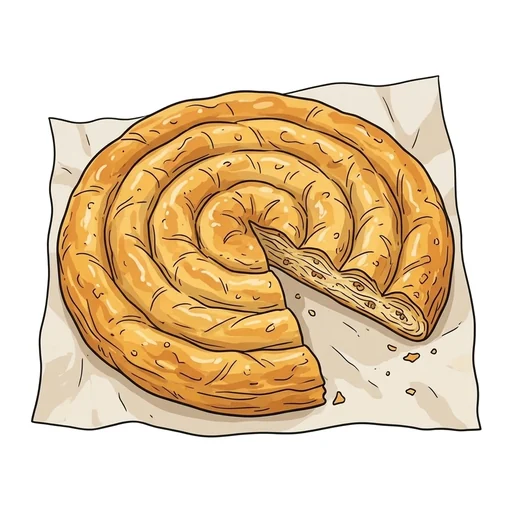
#> input picture slike-cisto/Burek.webp, 512 x 512 px, given as the content of the folder ../slike-cisto/Burek.webp, which was not available
$ python mrlje.py ../slike-cisto/Burek.webp ../slike-cisto/Fritule.webp
#> lines starting #> are read from the running program, lines starting #| are printed output that depends on the picture; after the words box and inside, x2 and y2 are one past the last pixel; in counts of white or black regions, pixels touching at a corner belong together; pictures that were not available may be replaced by others from this repository, and a replacement may not be noted
#> in main, im is the input picture: PIL image 512x512 RGB; mean R, G, B 230.6, 208.9, 179.3
"""Uklanja ravnu mrlju (plavu, smeđu…) iza ilustracije i ostavlja bijelu pozadinu.

Kako radi:
 1. bijela pozadina = sve što je gotovo bijelo i povezano s rubom slike
 2. boje mrlje = boje piksela koji dodiruju tu pozadinu, a nisu tamna linija
 3. mrlja = pikseli tih boja povezani s pozadinom (poplava od ruba prema unutra);
    ista boja UNUTAR predmeta ostaje, jer je od mrlje odvaja tamna linija
 4. rubni pikseli (mješavina mrlje i linije) se "operu" — mrlja u njima postaje bijela

Upotreba: python mrlje.py ULAZNA_MAPA IZLAZNA_MAPA [datoteka ...]
"""
import sys, os
import numpy as np
from PIL import Image
from scipy import ndimage as ndi
from skimage.color import rgb2lab


def ukloni(rgb, rupe_ok=False):
#> called with rupe_ok = False
    a = rgb.astype(np.float32)
    lab = rgb2lab(rgb)
#> lab: shape (512, 512, 3) float64; mean of channels 0, 1, 2 84.6, 4.9, 18.2
    L = lab[..., 0]
    h, w = L.shape
#> h = 512; w = 512

    # 1. bijela pozadina povezana s rubom
    bijelo = (L > 93) & (np.abs(lab[..., 1]) < 6) & (np.abs(lab[..., 2]) < 6)
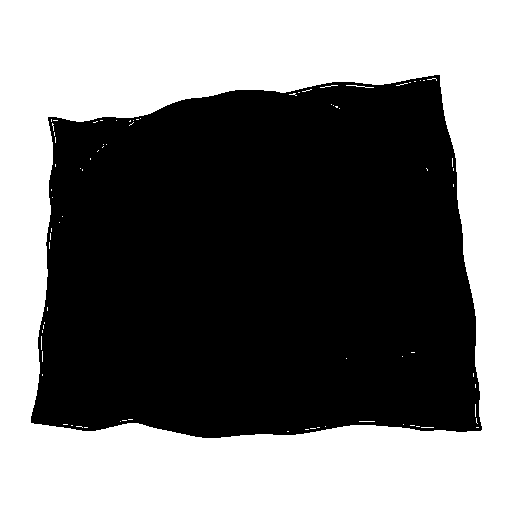
#> bijelo: shape (512, 512) bool; 46.7% white; 80 white regions (78 under 20 px), largest, box (x1, y1, x2, y2) and area: (0, 0, 512, 512) 121954, (346, 85, 374, 88) 29
    oznake, _ = ndi.label(bijelo)
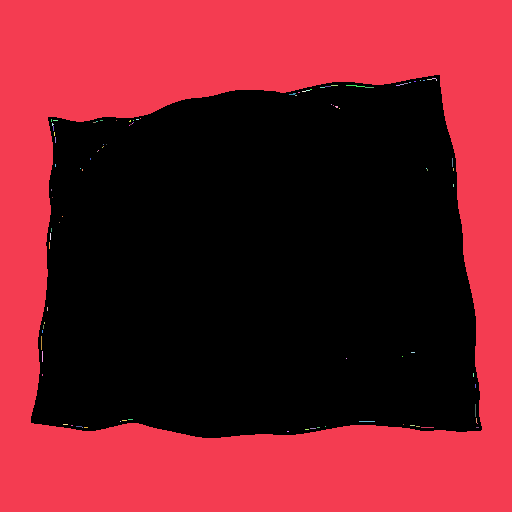
#> oznake: shape (512, 512) int32; 101 distinct labels, from 0 to 100; one colour per label, 0 black
    rub = np.unique(np.concatenate([oznake[0], oznake[-1], oznake[:, 0], oznake[:, -1]]))
#> rub = [1]
    rub = rub[rub > 0]
    pozadina = np.isin(oznake, rub)
#> pozadina: shape (512, 512) bool; 46.5% white; 1 white region, box (x1, y1, x2, y2) and area: (0, 0, 512, 512) 121954

    # 2. boje mrlje: pikseli uz pozadinu koji nisu tamni ni bijeli
    uz = ndi.binary_dilation(pozadina, iterations=3) & ~pozadina & ~bijelo & (L > 40)
#> uz: shape (512, 512) bool; 0.8% white in thin lines or dots, all inside (x1, y1, x2, y2) = (31, 75, 482, 438)
    if uz.sum() < 200:
        return rgb, 0.0
    uzorak = lab[uz]
#> uzorak = 2096 rows, first 8: [87.18, 0.498, 0.735], [73.81, 0.517, 0.76], [58, 0.544, 0.797], [42.08, 0.378, 1.41], [43.31, 0.376, 1.41], [91.42, 0.493, 0.727], [85.14, 0.834, 1.97], [76.09, 0.677, 2.52]
    # dominantne boje: grubo kvantiziranje u Lab i uzimanje najčešćih
    q = np.round(uzorak / np.array([6, 6, 6])).astype(int)
#> q = 2096 rows, first 8: [15, 0, 0], [12, 0, 0], [10, 0, 0], [7, 0, 0], [7, 0, 0], [15, 0, 0], [14, 0, 0], [13, 0, 0]
    kljucevi, broj = np.unique(q, axis=0, return_counts=True)
#> kljucevi = 59 rows, first 8: [7, 0, 0], [7, 0, 1], [7, 0, 2], [7, 0, 4], [7, 0, 5], [7, 1, 1], [7, 1, 4], [7, 1, 5]; broj = 59 values, max 147 at index 53, min 1 at index 3, mean 35.53
    red = np.argsort(-broj)
#> red = 59 values, max 58 at index 20, min 0 at index 16, mean 29
    paleta = []
    ukupno = broj.sum()
#> ukupno = 2096
    for i in red:
        if broj[i] < ukupno * 0.03:
            break
        paleta.append(kljucevi[i] * 6.0)
#> this loop made 17 passes
#> i on passes 1 to 12: 53, 50, 47, 42, 10, 54, 35, 41, 49, 19, 46, 27
#> after the loop, paleta = [[90, 0, 0], [84, 0, 6], [78, 0, 6], [72, 0, 6], [48, 0, 6], [90, 0, 6], [66, 0, 6], [72, 0, 0], [84, 0, 0], [54, 0, 6], [78, 0, 0], [60, 0, 6], [42, 0, 6], [60, 0, 0], [66, 0, 0], [54, 0, 0]]
    if not paleta:
        return rgb, 0.0
    paleta = np.array(paleta)
#> paleta = 16 rows, first 8: [90, 0, 0], [84, 0, 6], [78, 0, 6], [72, 0, 6], [48, 0, 6], [90, 0, 6], [66, 0, 6], [72, 0, 0]

    # 3. kandidati = blizu neke boje mrlje (ili bijeli); poplava od pozadine
    d = np.min(np.linalg.norm(lab[..., None, :] - paleta[None, None, :, :], axis=-1), axis=-1)
    kand = (d < 14) | bijelo
#> kand: shape (512, 512) bool; 63.3% white; 78 black regions (65 under 20 px), largest, box (x1, y1, x2, y2) and area: (57, 91, 455, 417) 93576, (31, 76, 481, 437) 1674, (281, 278, 300, 297) 146
    oznake2, _ = ndi.label(kand)
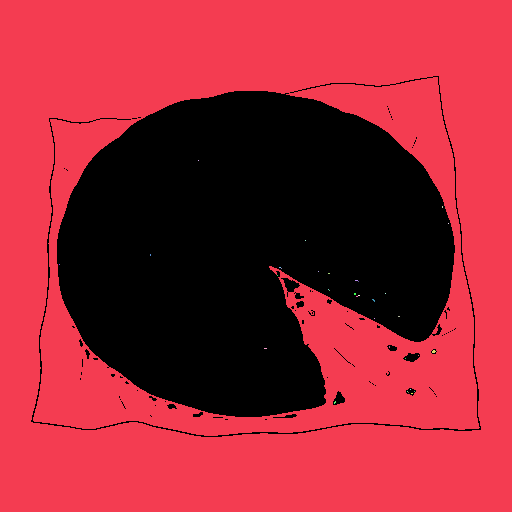
#> oznake2: shape (512, 512) int32; 35 distinct labels, from 0 to 34; one colour per label, 0 black
    dodir = np.unique(oznake2[pozadina])
#> dodir = [1]
    dodir = dodir[dodir > 0]
    mrlja = np.isin(oznake2, dodir) & ~pozadina & ~bijelo
#> mrlja: shape (512, 512) bool; 16.6% white; 158 white regions (148 under 20 px), largest, box (x1, y1, x2, y2) and area: (33, 75, 480, 436) 42411, (475, 316, 476, 346) 30, (235, 90, 264, 91) 29
    # rupice unutar mrlje (šum kompresije, sitne točkice) — zatvori
    mrlja = ndi.binary_closing(mrlja, iterations=2) & ~bijelo & (d < 30)
#> mrlja: shape (512, 512) bool; 17% white; 18 white regions (16 under 20 px), largest, box (x1, y1, x2, y2) and area: (31, 75, 482, 438) 44340, (235, 90, 264, 91) 29

    out = a.copy()
    out[mrlja] = 255
#> out: shape (512, 512, 3) float32; mean R, G, B 236.8, 217.1, 190.8

    # 4. rub: pikseli uz mrlju koji su mješavina boje mrlje i tamne linije
    blizu = ndi.binary_dilation(mrlja, iterations=4) & ~mrlja & ~bijelo
#> blizu: shape (512, 512) bool; 2.5% white; 146 white regions (123 under 20 px), largest, box (x1, y1, x2, y2) and area: (57, 91, 455, 417) 4874, (284, 278, 300, 292) 114, (403, 353, 420, 362) 98
    if blizu.any():
        # najbliža boja mrlje (u RGB) za svaki rubni piksel
        pal_rgb = lab2rgb_arr(paleta)
#> pal_rgb = 16 rows, first 8: [226.3, 226.3, 226.3], [214.5, 209, 198.3], [197.7, 192.4, 181.8], [181.3, 176, 165.6], [118.3, 113.5, 103.9], [231.4, 225.9, 215], [165.1, 159.9, 149.7], [176.4, 176.4, 176.5]
        px = a[blizu]
        dd = np.linalg.norm(px[:, None, :] - pal_rgb[None, :, :], axis=-1)
        m = pal_rgb[np.argmin(dd, axis=1)]
        # px ≈ t*m + (1-t)*k, gdje je k tamna linija (≈ 35)
        k = np.full_like(px, 35.0)
        den = np.sum((m - k) ** 2, axis=1) + 1e-6
#> den = 6649 values, max 107420.1 at index 1328, min 11676.9 at index 0, mean 23249.8
        t = np.clip(np.sum((px - k) * (m - k), axis=1) / den, 0, 1)
#> t = 6649 values, max 1 at index 162, min 0 at index 0, mean 0.421
        ostatak = np.linalg.norm(px - (t[:, None] * m + (1 - t[:, None]) * k), axis=1)
#> ostatak = 6649 values, max 104.8 at index 4773, min 0.282 at index 4650, mean 46.78
        ok = ostatak < 28        # stvarno je mješavina mrlje i linije
        novo = t[:, None] * 255.0 + (1 - t[:, None]) * k
        px[ok] = novo[ok]
        out[blizu] = px
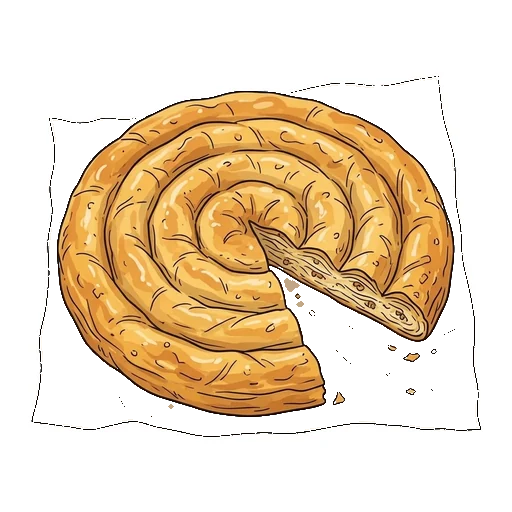
#> out: shape (512, 512, 3) float32; mean R, G, B 236.8, 217.2, 190.9
    # 5. mrlja vidljiva kroz rupe u predmetu (ručka šalice, vrča): zatvoreni
    #    komadi gotovo iste, ravne boje kao mrlja
    glavna = paleta[0]
#> glavna = [90, 0, 0]
    d0 = np.linalg.norm(lab - glavna, axis=-1)
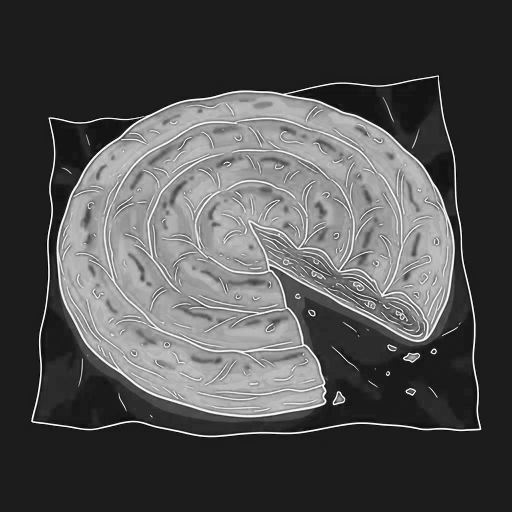
#> d0: shape (512, 512) float64; min 0.116, max 90, mean 28.1; drawn with min black and max white
    rupe = (d < 10) & ~mrlja & ~pozadina
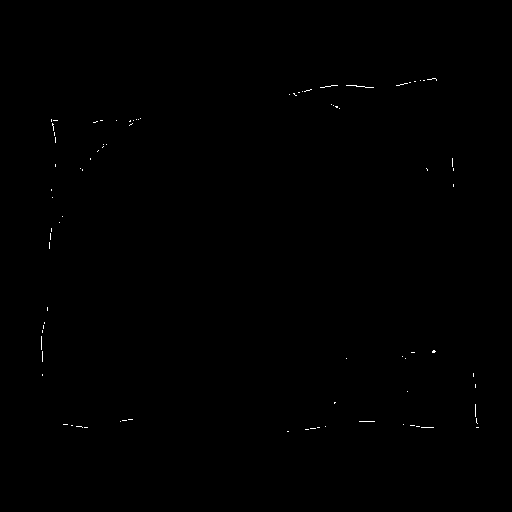
#> rupe: shape (512, 512) bool; 0.14% white in thin lines or dots, all inside (x1, y1, x2, y2) = (41, 78, 479, 432)
    oz3, n3 = ndi.label(rupe)
#> oz3: shape (512, 512) int32; 106 distinct labels, from 0 to 105
#> n3 = 105
    if n3:
        idx = np.arange(1, n3 + 1)
#> idx = 105 values from 1 to 105
        vel = ndi.sum(rupe, oz3, idx)
#> vel = 105 values, max 20 at index 10, min 1 at index 3, mean 3.6
        sd = np.max([ndi.standard_deviation(lab[..., c], oz3, idx) for c in range(3)], axis=0)
#> sd = 105 values, max 14.09 at index 82, min 0 at index 3, mean 1.08
        izbor = idx[(vel >= 40) & (sd < 4)]
#> izbor = empty array
        if len(izbor) and rupe_ok:
            kom = np.isin(oz3, izbor)
            out[ndi.binary_dilation(kom, iterations=1) & (d < 22)] = 255
            mrlja |= kom
        ukloni.rupe = int(np.isin(oz3, izbor).sum()) if len(izbor) else 0
#> ukloni.rupe = 0
    else:
        ukloni.rupe = 0
    # 6. blijedi obris: gotovo bijeli pikseli povezani s pozadinom -> čisto bijelo
    lab2 = rgb2lab(np.clip(out, 0, 255).astype(np.uint8))
#> lab2: shape (512, 512, 3) float64; mean of channels 0, 1, 2 87.4, 4.7, 16.2
    svijetlo = (lab2[..., 0] > 86) & (np.hypot(lab2[..., 1], lab2[..., 2]) < 14)
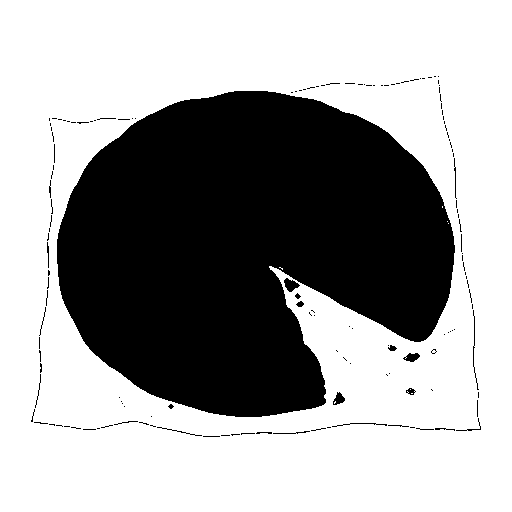
#> svijetlo: shape (512, 512) bool; 63.6% white; 147 black regions (125 under 20 px), largest, box (x1, y1, x2, y2) and area: (57, 91, 455, 417) 93539, (284, 278, 300, 292) 128, (403, 353, 420, 362) 97
    oz4, _ = ndi.label(svijetlo)
#> oz4: shape (512, 512) int32; 16 distinct labels, from 0 to 15
    vani = np.unique(oz4[pozadina]); vani = vani[vani > 0]
#> after `vani = np.unique(oz4[pozadina])`: vani = [1]
    out[np.isin(oz4, vani)] = 255
#> out: shape (512, 512, 3) float32; 2.03% of pixels changed, all inside (x1, y1, x2, y2) = (28, 68, 486, 448)
    udio = mrlja.mean()
#> udio = 0.17
    return np.clip(out, 0, 255).astype(np.uint8), float(udio)


def lab2rgb_arr(lab):
    from skimage.color import lab2rgb
    return lab2rgb(lab[None, :, :])[0] * 255.0


# Slike kod kojih se mrlja vidi KROZ predmet (ručka šalice, staklo čaše).
# Samo kod njih se brišu i zatvoreni komadi boje mrlje — kod ostalih bi to
# pojelo dio predmeta iste boje (zdjela juhe, peraje ribe).
RUPE = {'Kava', 'Voda', 'Pivo', 'Sok', 'Limunada', 'Vino', 'Povrće'}


def main():
    ulaz, izlaz = sys.argv[1], sys.argv[2]
    os.makedirs(izlaz, exist_ok=True)
    imena = sys.argv[3:] or sorted(f for f in os.listdir(ulaz) if f.lower().endswith(('.png', '.webp', '.jpg')))
    for ime in imena:
        im = Image.open(os.path.join(ulaz, ime)).convert('RGB')
        rgb = np.asarray(im)
        novo, udio = ukloni(rgb, os.path.splitext(ime)[0] in RUPE)
        Image.fromarray(novo).save(os.path.join(izlaz, os.path.splitext(ime)[0] + '.png'))
        print(f'{ime}: mrlja {udio*100:.1f} % slike, rupe {getattr(ukloni, "rupe", 0)} px')
#| Burek.webp: mrlja 17.0 % slike, rupe 0 px


if __name__ == '__main__':
    main()

$ run again, on slike-cisto/Gulaš.webp
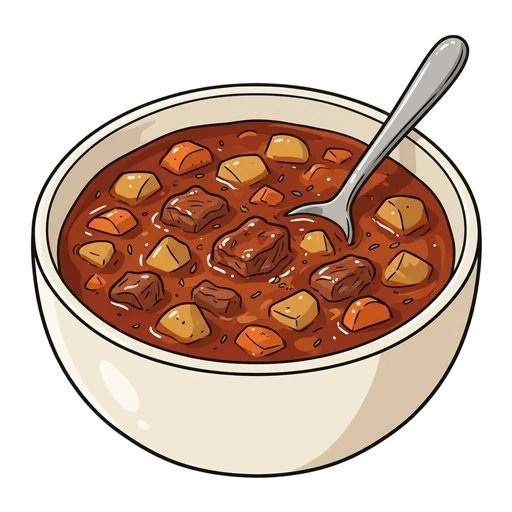
#> input picture slike-cisto/Gulaš.webp, 512 x 512 px, given as the content of the folder ../slike-cisto/Gulaš.webp, which was not available
#> in main, im is the input picture: PIL image 512x512 RGB; mean R, G, B 210.2, 186, 171.8
#> lab: shape (512, 512, 3) float64; mean of channels 0, 1, 2 76.6, 8.5, 12.3
#> bijelo: shape (512, 512) bool; 45.9% white; 107 white regions (100 under 20 px), largest, box (x1, y1, x2, y2) and area: (0, 0, 512, 512) 116078, (36, 89, 218, 322) 1225, (36, 263, 117, 427) 1174
#> oznake: shape (512, 512) int32; 164 distinct labels, from 0 to 163
#> rub = [1]
#> pozadina: shape (512, 512) bool; 44.3% white; 1 white region, box (x1, y1, x2, y2) and area: (0, 0, 512, 512) 116078
#> uz: shape (512, 512) bool; 0.37% white in thin lines or dots, all inside (x1, y1, x2, y2) = (30, 35, 482, 478)
#> uzorak = 975 rows, first 8: [83.48, -0.00211, 0.00399], [60.5, -0.387, 1.06], [44.36, -0.41, 1.12], [48.67, -0.986, 1.52], [75.72, -0.905, 1.4], [89.53, -0.00223, 0.00423], [57.09, -0.00155, 0.00293], [54.48, 0.357, 1.35]
#> q = 975 rows, first 8: [14, 0, 0], [10, 0, 0], [7, 0, 0], [8, 0, 0], [13, 0, 0], [15, 0, 0], [10, 0, 0], [9, 0, 0]
#> kljucevi = 21 rows, first 8: [7, 0, 0], [7, 0, 1], [7, 1, 0], [8, 0, 0], [8, 0, 1], [9, 0, 0], [10, 0, 0], [10, 0, 1]; broj = 21 values, max 154 at index 19, min 1 at index 2, mean 46.43
#> red = 21 values, max 20 at index 20, min 0 at index 8, mean 10
#> ukupno = 975
#> the loop in ukloni, `for i in red:` made 10 passes
#> i on passes 1, 2, 3, 4, 5, 6, 8, 9: 19, 15, 17, 5, 9, 3, 11, 0
#> after the loop in ukloni, `for i in red:`: paleta = [[90, 0, 0], [78, 0, 0], [84, 0, 0], [54, 0, 0], [66, 0, 0], [48, 0, 0], [60, 0, 0], [72, 0, 0], [42, 0, 0]]
#> kand: shape (512, 512) bool; 63.2% white; 21 black regions (16 under 20 px), largest, box (x1, y1, x2, y2) and area: (31, 35, 481, 477) 96263, (376, 94, 436, 160) 124, (444, 49, 463, 84) 54, (346, 175, 364, 211) 51, (328, 108, 338, 110) 20
#> oznake2: shape (512, 512) int32; 136 distinct labels, from 0 to 135
#> dodir = [1]
#> blizu: shape (512, 512) bool; 2% white; 2 white regions, box (x1, y1, x2, y2) and area: (31, 35, 481, 477) 4327, (31, 83, 254, 242) 1029
#> pal_rgb = [[226.3, 226.3, 226.3], [192.8, 192.8, 192.8], [209.4, 209.4, 209.5], [129.1, 129.1, 129.1], [160.4, 160.4, 160.4], [113.9, 113.9, 113.9], [144.6, 144.6, 144.6], [176.4, 176.4, 176.5], [99.09, 99.09, 99.09]]
#> den = 5356 values, max 109824.1 at index 678, min 12321.5 at index 0, mean 19252.7
#> t = 5356 values, max 1 at index 46, min 0 at index 6, mean 0.201
#> ostatak = 5356 values, max 60.62 at index 37, min 0 at index 3779, mean 27.3
#> glavna = [90, 0, 0]
#> rupe: shape (512, 512) bool; 7.7% white; 202 white regions (163 under 20 px), largest, box (x1, y1, x2, y2) and area: (288, 38, 466, 243) 4969, (35, 86, 388, 369) 4045, (35, 258, 121, 430) 2077
#> in ukloni, `oz3, n3 = ndi.label(rupe)`:
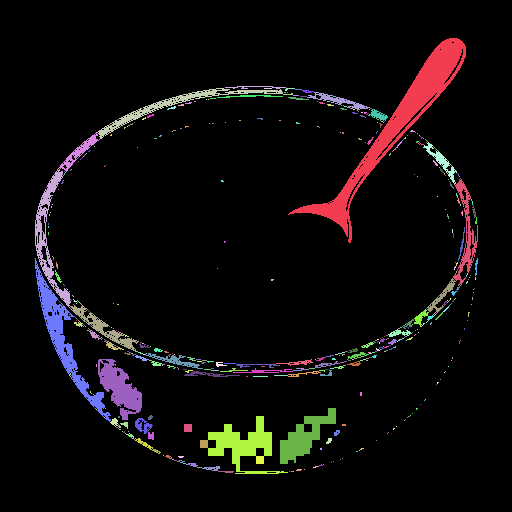
#> oz3: shape (512, 512) int32; 573 distinct labels, from 0 to 572; one colour per label, 0 black
#> n3 = 572
#> vel = 572 values, max 4969 at index 0, min 1 at index 8, mean 35.14
#> sd = 572 values, max 27.6 at index 240, min 0 at index 8, mean 6.75
#> izbor = [424, 497, 510, 515, 532, 542, 552]
#> ukloni.rupe = 2984
#> lab2: shape (512, 512, 3) float64; mean of channels 0, 1, 2 77, 8.5, 12.3
#> svijetlo: shape (512, 512) bool; 60.1% white; 23 black regions (22 under 20 px), largest, box (x1, y1, x2, y2) and area: (31, 35, 481, 477) 104391
#> in ukloni, `oz4, _ = ndi.label(svijetlo)`:
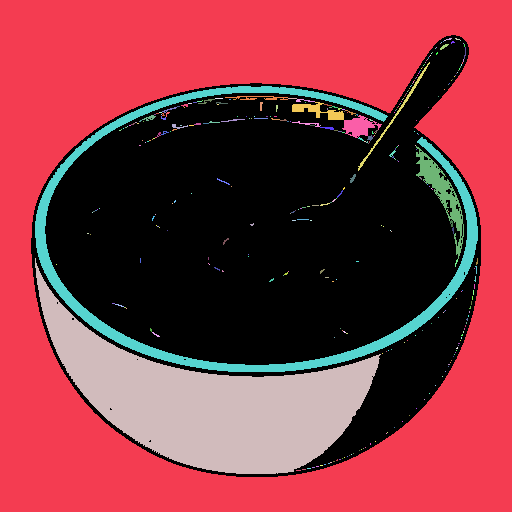
#> oz4: shape (512, 512) int32; 365 distinct labels, from 0 to 364; one colour per label, 0 black
#> vani = [1]
#> udio = 0.00459
#| Gulaš.webp: mrlja 0.5 % slike, rupe 2984 px
